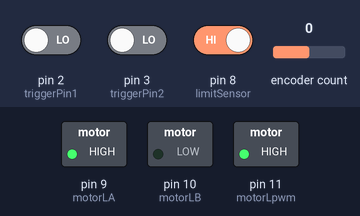
A sketch run on a simulated Arduino Uno, built with avr-gcc and run on an emulated ATmega328P. Shown: switched loads named in the sketch (green lamp = pin HIGH). The test bench sets the inputs (shaded band); at power-on: encoder count 0, pin 2 (triggerPin1) LOW, pin 3 (triggerPin2) LOW, pin 8 (limitSensor) HIGH. What the sketch prints to the serial monitor is not drawn.

Above: at 1.2 s.
1.3 s: encoder count set to 1
Timing chart, 0 to 4.3 s (numbered marks = the images above; inputs shaded):
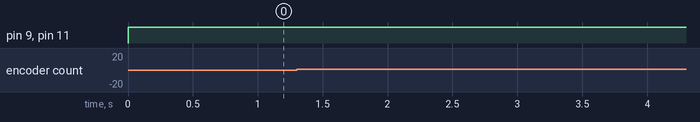

The sketch:

ElevatorControl.ino
```cpp
#include <Encoder.h>

int motorLA = 9;
int motorLB = 10;
int motorLpwm = 11;

Encoder myEnc(5, 6);

int limitSensor = 8;
int triggerPin1 = 2; // eleven
int triggerPin2 = 3; // towelve

long a;
int i;

void setup() {
  Serial.begin(9600);
  pinMode(limitSensor, INPUT);
  pinMode(motorLA, OUTPUT);
  pinMode(motorLB, OUTPUT);
  pinMode(motorLpwm, OUTPUT);
  pinMode(triggerPin1, INPUT);
  pinMode(triggerPin2, INPUT);

  int sensor = digitalRead(limitSensor);
  if (sensor == LOW) {
    Serial.println("Limit Sensor Bad");
    digitalWrite(motorLA, LOW);
    digitalWrite(motorLB, LOW);
    analogWrite(motorLpwm, 0);
    return;
  }
}

void loop() {
  long newPosition = myEnc.read();
  if (newPosition != a) {
    a = newPosition;
    Serial.println(a);
  }

  int state1 = digitalRead(triggerPin1);
  int state2 = digitalRead(triggerPin2);

  if (state1 == HIGH && state2 == HIGH) {
    goToPosition(-7);
  }
  else if (state1 == LOW && state2 == HIGH) {
    goToPosition(-48);
  }
  else if (state1 == HIGH && state2 == LOW) {
    goToPosition(-28);
  }
  else if (state1 == LOW && state2 == LOW) {
    goToPosition(-20);
  }
}

void goToPosition(long targetPos) {
  if (a == targetPos) {
    digitalWrite(motorLA, LOW);
    digitalWrite(motorLB, LOW);
    analogWrite(motorLpwm, 0);
  }
  else if (a > targetPos) {
    digitalWrite(motorLA, HIGH);
    digitalWrite(motorLB, LOW);
    analogWrite(motorLpwm, 255);
  }
  else {
    digitalWrite(motorLA, LOW);
    digitalWrite(motorLB, HIGH);
    analogWrite(motorLpwm, 255);
  }
}
```

Measured:
- after the input at 1.3 s, every drawn part: stays the same
